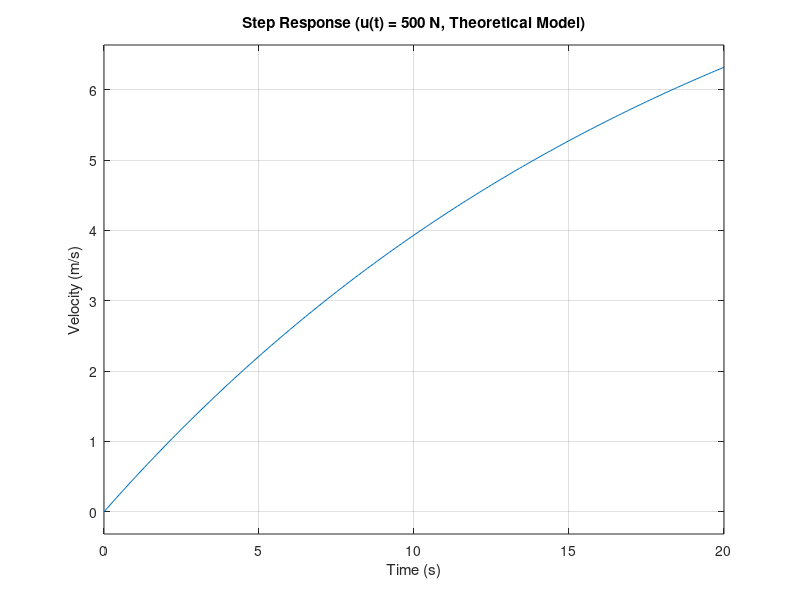
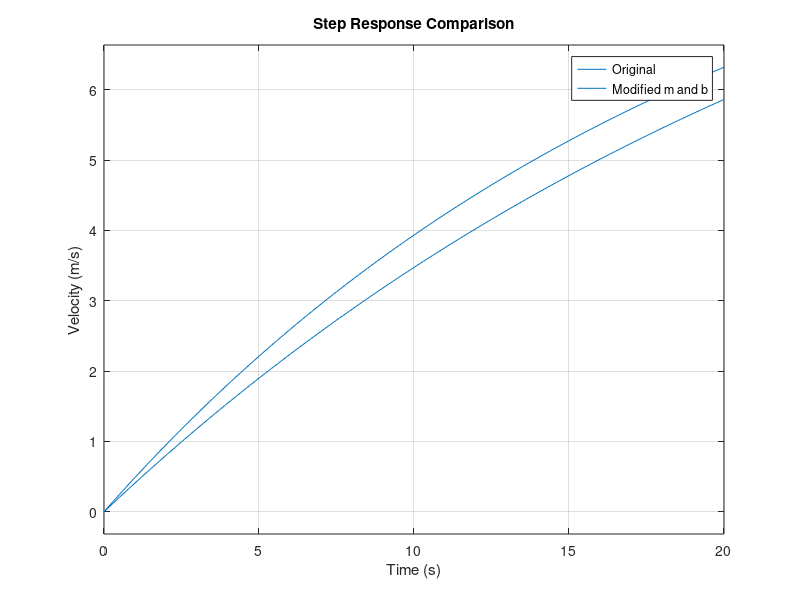

These figures' MATLAB source, in order:
clc; clear; close all;

%% a) Tanım: m, b, transfer fonksiyonu
m = 1000;           % kg
b = 50;             % Ns/m
NUM = 1;
DEN = [m b];

G = tf(NUM, DEN);
disp('Transfer Function G(s):');
disp(G);

%% b) Sistem kutbu (pole)
p = pole(G);
disp('Pole:');
disp(p);

%% c) Zaman sabiti (time constant) → tau = 1 / |real(pole)|
[wn, zeta, p_damp] = damp(G);
tau = 1 / abs(real(p));
disp(tau)

%% d) Step yanıtı u(t) = 500 N
u_mag = 500;
G_scaled = u_mag * G;

figure;
step(G_scaled, 0:0.1:20);
title('Step Response (u(t) = 500 N, Theoretical Model)');
ylabel('Velocity (m/s)');
xlabel('Time (s)');
grid on;

%% e) Simulink kısmı için - YALNIZCA GÖSTERİM NOTU
disp('Part (e): Run the Simulink model named "CruiseControl.slx" with step input of 500 N');
% (Burada kullanıcı, daha önceki "Simulink cruise modelini" açıp çalıştırmalı.)

%% f) m %20 artıyor, b %10 azalıyor → m_new = 1.2*m, b_new = 0.9*b
m_new = 1.2 * m;
b_new = 0.9 * b;
DEN_new = [m_new b_new];
G_new = tf(NUM, DEN_new);

% Yeni sistem kutbu ve zaman sabiti
p_new = pole(G_new);
tau_new = 1 / abs(real(p_new));
disp(['New Pole = ', num2str(p_new)]);
disp(['New τ = ', num2str(tau_new)]);

% Step yanıtı karşılaştırması
G_new_scaled = u_mag * G_new;

figure;
step(G_scaled, 0:0.1:20); hold on;
step(G_new_scaled, 0:0.1:20);
legend('Original', 'Modified m and b');
title('Step Response Comparison');
ylabel('Velocity (m/s)');
xlabel('Time (s)');
grid on;
